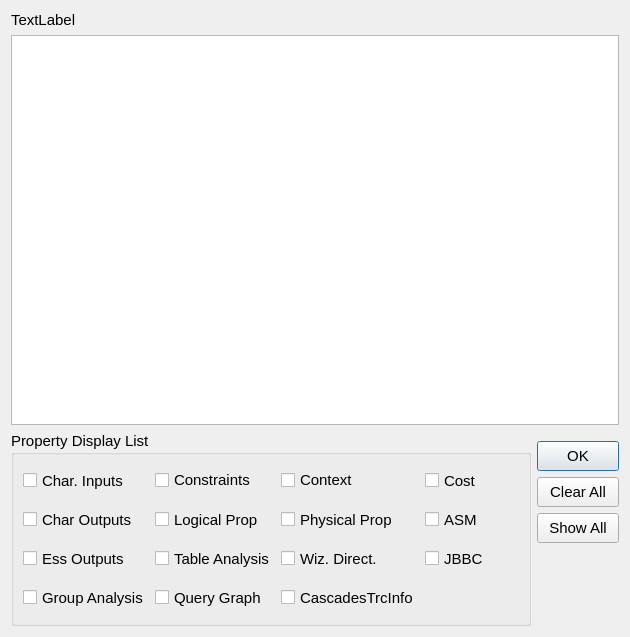
<?xml version="1.0" encoding="UTF-8"?>
<!--
/**
 * Licensed to the Apache Software Foundation (ASF) under one
 * or more contributor license agreements.  See the NOTICE file
 * distributed with this work for additional information
 * regarding copyright ownership.  The ASF licenses this file
 * to you under the Apache License, Version 2.0 (the
 * "License"); you may not use this file except in compliance
 * with the License.  You may obtain a copy of the License at
 *
 *     http://www.apache.org/licenses/LICENSE-2.0
 *
 * Unless required by applicable law or agreed to in writing, software
 * distributed under the License is distributed on an "AS IS" BASIS,
 * WITHOUT WARRANTIES OR CONDITIONS OF ANY KIND, either express or implied.
 * See the License for the specific language governing permissions and
 * limitations under the License.
 */
-->
<ui version="4.0">
 <class>PropDialog</class>
 <widget class="QDialog" name="PropDialog">
  <property name="geometry">
   <rect>
    <x>0</x>
    <y>0</y>
    <width>630</width>
    <height>637</height>
   </rect>
  </property>
  <property name="sizePolicy">
   <sizepolicy hsizetype="Preferred" vsizetype="Preferred">
    <horstretch>0</horstretch>
    <verstretch>0</verstretch>
   </sizepolicy>
  </property>
  <property name="font">
   <font>
    <pointsize>11</pointsize>
   </font>
  </property>
  <property name="windowTitle">
   <string>Property Browser</string>
  </property>
  <property name="windowIcon">
   <iconset resource="Resource.qrc">
    <normaloff>:/file/R_DUMMY</normaloff>:/file/R_DUMMY</iconset>
  </property>
  <layout class="QVBoxLayout" name="verticalLayout_3">
   <item>
    <layout class="QVBoxLayout" name="verticalLayout" stretch="0,2,1">
     <property name="sizeConstraint">
      <enum>QLayout::SetMinimumSize</enum>
     </property>
     <item>
      <widget class="QLabel" name="m_label">
       <property name="text">
        <string>TextLabel</string>
       </property>
      </widget>
     </item>
     <item>
      <widget class="QListWidget" name="m_listWidget">
       <property name="sizePolicy">
        <sizepolicy hsizetype="Expanding" vsizetype="Expanding">
         <horstretch>0</horstretch>
         <verstretch>0</verstretch>
        </sizepolicy>
       </property>
       <property name="font">
        <font>
         <family>Helvetica</family>
         <pointsize>11</pointsize>
         <weight>50</weight>
         <bold>false</bold>
        </font>
       </property>
       <property name="autoScroll">
        <bool>false</bool>
       </property>
       <property name="autoScrollMargin">
        <number>1</number>
       </property>
       <property name="editTriggers">
        <set>QAbstractItemView::DoubleClicked</set>
       </property>
       <property name="showDropIndicator" stdset="0">
        <bool>false</bool>
       </property>
       <property name="alternatingRowColors">
        <bool>false</bool>
       </property>
       <property name="iconSize">
        <size>
         <width>32</width>
         <height>32</height>
        </size>
       </property>
       <property name="movement">
        <enum>QListView::Free</enum>
       </property>
       <property name="resizeMode">
        <enum>QListView::Adjust</enum>
       </property>
       <property name="viewMode">
        <enum>QListView::ListMode</enum>
       </property>
       <property name="modelColumn">
        <number>0</number>
       </property>
       <property name="batchSize">
        <number>100</number>
       </property>
       <property name="wordWrap">
        <bool>true</bool>
       </property>
       <property name="selectionRectVisible">
        <bool>true</bool>
       </property>
      </widget>
     </item>
     <item>
      <layout class="QHBoxLayout" name="horizontalLayout_2" stretch="0,1">
       <property name="spacing">
        <number>6</number>
       </property>
       <property name="sizeConstraint">
        <enum>QLayout::SetMinAndMaxSize</enum>
       </property>
       <item>
        <widget class="QGroupBox" name="m_GrpBox">
         <property name="sizePolicy">
          <sizepolicy hsizetype="Expanding" vsizetype="Expanding">
           <horstretch>0</horstretch>
           <verstretch>0</verstretch>
          </sizepolicy>
         </property>
         <property name="minimumSize">
          <size>
           <width>520</width>
           <height>180</height>
          </size>
         </property>
         <property name="font">
          <font>
           <weight>50</weight>
           <bold>false</bold>
          </font>
         </property>
         <property name="title">
          <string>Property Display List</string>
         </property>
         <layout class="QVBoxLayout" name="verticalLayout_4">
          <item>
           <layout class="QGridLayout" name="gridLayout">
            <property name="sizeConstraint">
             <enum>QLayout::SetDefaultConstraint</enum>
            </property>
            <item row="0" column="0">
             <widget class="QCheckBox" name="m_CharInputs">
              <property name="sizePolicy">
               <sizepolicy hsizetype="Expanding" vsizetype="Expanding">
                <horstretch>0</horstretch>
                <verstretch>0</verstretch>
               </sizepolicy>
              </property>
              <property name="text">
               <string>Char. Inputs</string>
              </property>
             </widget>
            </item>
            <item row="0" column="1">
             <widget class="QCheckBox" name="m_Constraints">
              <property name="sizePolicy">
               <sizepolicy hsizetype="Expanding" vsizetype="Fixed">
                <horstretch>0</horstretch>
                <verstretch>0</verstretch>
               </sizepolicy>
              </property>
              <property name="text">
               <string>Constraints</string>
              </property>
             </widget>
            </item>
            <item row="0" column="2">
             <widget class="QCheckBox" name="m_Context">
              <property name="sizePolicy">
               <sizepolicy hsizetype="Expanding" vsizetype="Fixed">
                <horstretch>0</horstretch>
                <verstretch>0</verstretch>
               </sizepolicy>
              </property>
              <property name="text">
               <string>Context</string>
              </property>
             </widget>
            </item>
            <item row="0" column="3">
             <widget class="QCheckBox" name="m_Cost">
              <property name="sizePolicy">
               <sizepolicy hsizetype="Expanding" vsizetype="Expanding">
                <horstretch>0</horstretch>
                <verstretch>0</verstretch>
               </sizepolicy>
              </property>
              <property name="text">
               <string>Cost</string>
              </property>
             </widget>
            </item>
            <item row="1" column="0">
             <widget class="QCheckBox" name="m_CharOutputs">
              <property name="sizePolicy">
               <sizepolicy hsizetype="Expanding" vsizetype="Expanding">
                <horstretch>0</horstretch>
                <verstretch>0</verstretch>
               </sizepolicy>
              </property>
              <property name="text">
               <string>Char Outputs</string>
              </property>
             </widget>
            </item>
            <item row="2" column="0">
             <widget class="QCheckBox" name="m_EssOutputs">
              <property name="sizePolicy">
               <sizepolicy hsizetype="Expanding" vsizetype="Expanding">
                <horstretch>0</horstretch>
                <verstretch>0</verstretch>
               </sizepolicy>
              </property>
              <property name="text">
               <string>Ess Outputs</string>
              </property>
             </widget>
            </item>
            <item row="3" column="0">
             <widget class="QCheckBox" name="m_GroupAnalysis">
              <property name="sizePolicy">
               <sizepolicy hsizetype="Expanding" vsizetype="Expanding">
                <horstretch>0</horstretch>
                <verstretch>0</verstretch>
               </sizepolicy>
              </property>
              <property name="text">
               <string>Group Analysis</string>
              </property>
             </widget>
            </item>
            <item row="2" column="1">
             <widget class="QCheckBox" name="m_TableAnalysis">
              <property name="sizePolicy">
               <sizepolicy hsizetype="Expanding" vsizetype="Expanding">
                <horstretch>0</horstretch>
                <verstretch>0</verstretch>
               </sizepolicy>
              </property>
              <property name="text">
               <string>Table Analysis</string>
              </property>
             </widget>
            </item>
            <item row="2" column="2">
             <widget class="QCheckBox" name="m_WizDirect">
              <property name="sizePolicy">
               <sizepolicy hsizetype="Expanding" vsizetype="Expanding">
                <horstretch>0</horstretch>
                <verstretch>0</verstretch>
               </sizepolicy>
              </property>
              <property name="text">
               <string>Wiz. Direct.</string>
              </property>
             </widget>
            </item>
            <item row="2" column="3">
             <widget class="QCheckBox" name="m_JBBC">
              <property name="sizePolicy">
               <sizepolicy hsizetype="Expanding" vsizetype="Expanding">
                <horstretch>0</horstretch>
                <verstretch>0</verstretch>
               </sizepolicy>
              </property>
              <property name="text">
               <string>JBBC</string>
              </property>
             </widget>
            </item>
            <item row="3" column="1">
             <widget class="QCheckBox" name="m_QueryGraph">
              <property name="sizePolicy">
               <sizepolicy hsizetype="Minimum" vsizetype="Expanding">
                <horstretch>0</horstretch>
                <verstretch>0</verstretch>
               </sizepolicy>
              </property>
              <property name="text">
               <string>Query Graph</string>
              </property>
             </widget>
            </item>
            <item row="3" column="2">
             <widget class="QCheckBox" name="m_CascadesTrcInfo">
              <property name="sizePolicy">
               <sizepolicy hsizetype="Expanding" vsizetype="Expanding">
                <horstretch>0</horstretch>
                <verstretch>0</verstretch>
               </sizepolicy>
              </property>
              <property name="text">
               <string>CascadesTrcInfo</string>
              </property>
             </widget>
            </item>
            <item row="1" column="1">
             <widget class="QCheckBox" name="m_LogicalProp">
              <property name="sizePolicy">
               <sizepolicy hsizetype="Expanding" vsizetype="Expanding">
                <horstretch>0</horstretch>
                <verstretch>0</verstretch>
               </sizepolicy>
              </property>
              <property name="text">
               <string>Logical Prop</string>
              </property>
             </widget>
            </item>
            <item row="1" column="2">
             <widget class="QCheckBox" name="m_PhysicalProp">
              <property name="sizePolicy">
               <sizepolicy hsizetype="Expanding" vsizetype="Expanding">
                <horstretch>0</horstretch>
                <verstretch>0</verstretch>
               </sizepolicy>
              </property>
              <property name="text">
               <string>Physical Prop</string>
              </property>
             </widget>
            </item>
            <item row="1" column="3">
             <widget class="QCheckBox" name="m_ASM">
              <property name="sizePolicy">
               <sizepolicy hsizetype="Expanding" vsizetype="Expanding">
                <horstretch>0</horstretch>
                <verstretch>0</verstretch>
               </sizepolicy>
              </property>
              <property name="text">
               <string>ASM</string>
              </property>
             </widget>
            </item>
           </layout>
          </item>
         </layout>
        </widget>
       </item>
       <item>
        <layout class="QVBoxLayout" name="verticalLayout_2">
         <property name="topMargin">
          <number>10</number>
         </property>
         <item>
          <widget class="QPushButton" name="m_OK">
           <property name="minimumSize">
            <size>
             <width>80</width>
             <height>30</height>
            </size>
           </property>
           <property name="maximumSize">
            <size>
             <width>100</width>
             <height>30</height>
            </size>
           </property>
           <property name="text">
            <string>OK</string>
           </property>
          </widget>
         </item>
         <item>
          <widget class="QPushButton" name="m_ClrAll">
           <property name="sizePolicy">
            <sizepolicy hsizetype="Preferred" vsizetype="Fixed">
             <horstretch>0</horstretch>
             <verstretch>0</verstretch>
            </sizepolicy>
           </property>
           <property name="minimumSize">
            <size>
             <width>80</width>
             <height>30</height>
            </size>
           </property>
           <property name="maximumSize">
            <size>
             <width>100</width>
             <height>30</height>
            </size>
           </property>
           <property name="text">
            <string>Clear All</string>
           </property>
          </widget>
         </item>
         <item>
          <widget class="QPushButton" name="m_ShowAll">
           <property name="minimumSize">
            <size>
             <width>80</width>
             <height>30</height>
            </size>
           </property>
           <property name="maximumSize">
            <size>
             <width>100</width>
             <height>30</height>
            </size>
           </property>
           <property name="text">
            <string>Show All</string>
           </property>
          </widget>
         </item>
         <item>
          <spacer name="verticalSpacer">
           <property name="orientation">
            <enum>Qt::Vertical</enum>
           </property>
           <property name="sizeHint" stdset="0">
            <size>
             <width>20</width>
             <height>40</height>
            </size>
           </property>
          </spacer>
         </item>
        </layout>
       </item>
      </layout>
     </item>
    </layout>
   </item>
  </layout>
 </widget>
 <resources>
  <include location="Resource.qrc"/>
 </resources>
 <connections/>
</ui>
